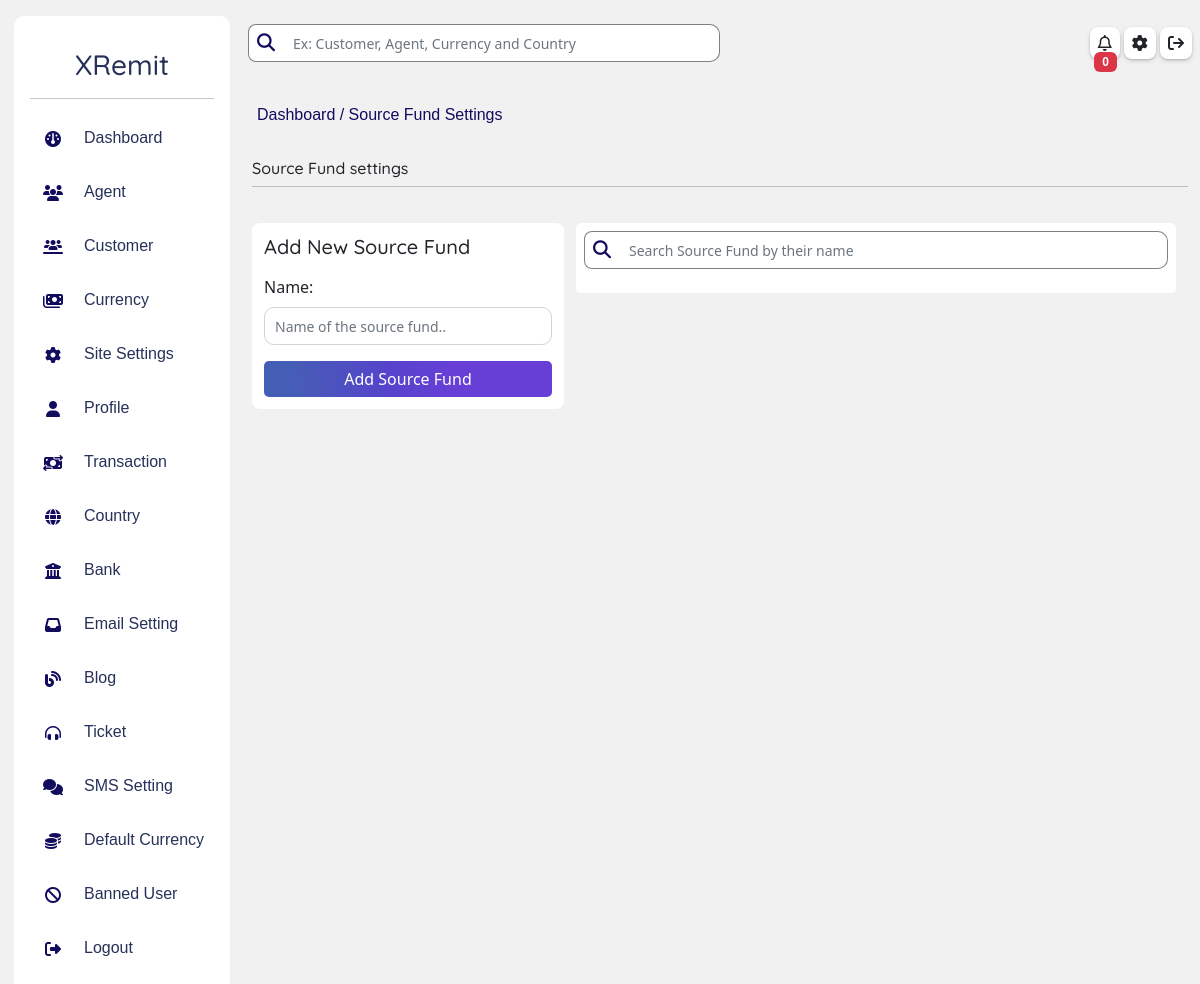
The page /owner/source-fund-setting on the database as committed earlier.
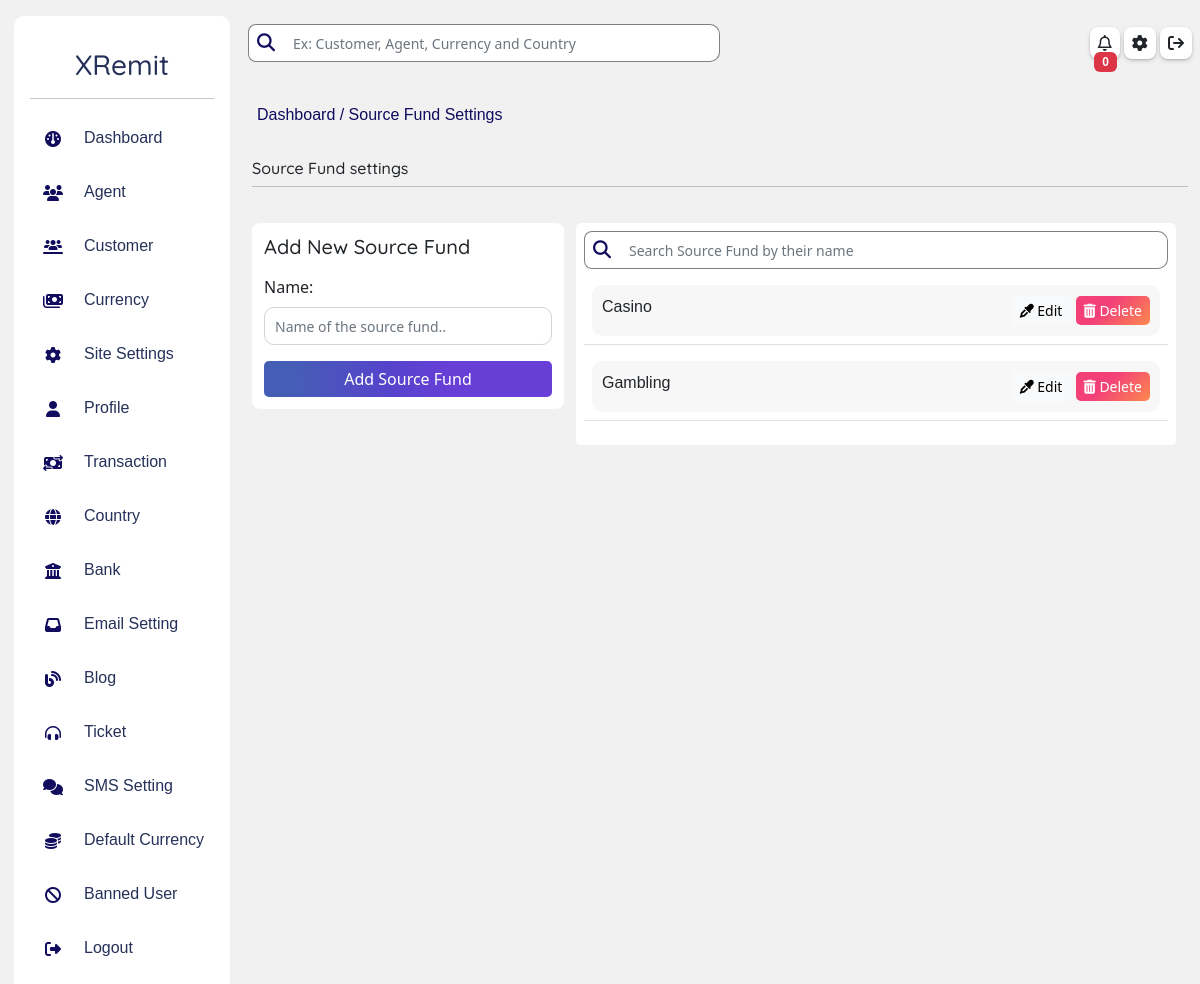
The same page on the database as committed later.
### homepage/models.py (models this page shows, shortened)
class SourceFund(models.Model):
    name = models.CharField(max_length=300)

### owner/views.py (the view, shortened to what this page needs)
# urls.py: path('source-fund-setting', views.fundView, name = "fund"),
def fundView(request):
    footer = SourceFund.objects.all().order_by('-id')
    form = FundForm()
    dist = {
        'fund':footer,
        'form': form
    }
    noti = notification()
    dist.update(noti)
    return render(request, "owner/payment/fund.html", dist)

### owner/forms.py
class FundForm(forms.ModelForm):
    class Meta:
        model = SourceFund
        fields = ('__all__')
        widgets={
            'name': forms.TextInput(attrs = {'class':'form-control mt-2', 'placeholder':'Name of the source fund..'})
        }

### owner/views.py (called while the page is built)
def notification():
   noti = AdminNotification.objects.filter(seen= False)
   count = noti.count()
   li = {
       'noti':noti,
       'noti_count':count
   }
   return li

### template/owner/payment/fund.html (shortened to what this page needs)
{% extends 'owner/dashboard.html' %}
{% load static %}
{% block inside %}
<div class="row p-0 m-0 mt-3">
    <div class="mt-3 mb-3">
      <span class="breadcum">
        <a href="{%url 'owner:dashboard'%}">
            Dashboard
        </a>/
        Source Fund Settings
      </span>
    </div>
    <div class="row m-0  mt-3">
        <h6 class="p-0">
            Source Fund settings
        </h6>
        <hr>
        <div class="row p-0 m-0 mt-3">
            <div class="col-lg-4 col-12 m-0 p-0 mt-1">
                <div id="login-card" class="p-1">
                    <h5 class="m-2">Add New Source Fund</h5>
                    <form action="" method="post" class="p-2">
                        <div class="row p-0 m-0">
                            {{form}}
                            <button class="btn btn-primary mt-3" type="submit">
                                Add Source Fund
                            </button>
                        </div>
                    </form>
                </div>
            </div>
            <div class="col-lg-8 col-12 mt-1 ">
                <div class="p-2 card">
                    <div class="login-flex d-flex my-auto" style="width: 100%;">
                        <i class="fa fa-magnifying-glass my-auto p-2"></i>
                        <input type="text" name="search"  id="search" onkeyup="SearchName()" class="form-control"  placeholder="Search Source Fund by their name" required id="">
                    </div>
                    <table class="table border-1">
                        <tbody>
                            {% for i in fund  %}
                            <tr>
                                <td>
                                    <div class="item-list-div mt-2 p-1">
                                        <div class="d-flex justify-content-between">
                                                <div class="m-0">
                                                    <p class="p-0 m-0">
                                                        {{i.name}}
                                                    </p>
                                                </div>
                                                <div class="my-auto">
                                                    <button class="btn btn-sm btn-light" data-bs-toggle="modal" data-bs-target="#exampleModalEdit{{i.id}}">
                                                        <i class="fa fa-eye-dropper"></i>
                                                        Edit
                                                    </button>
                                                    <button class="btn btn-sm btn-danger" data-bs-toggle="modal" data-bs-target="#exampleModal{{i.id}}">
                                                        <i class="fa fa-trash-alt"></i>
                                                        Delete
                                                    </button>
                                                </div>
                                        </div>
                                    </div>
                                </td>
                            </tr>
                            {% endfor %}
                        </tbody>
                    </table>
                </div>
            </div>
        </div>
    </div>
</div>
{% endblock inside %}

Rows that differ between the two databases and show on the page:
added SourceFund: name "Casino"
added SourceFund: name "Gambling"
